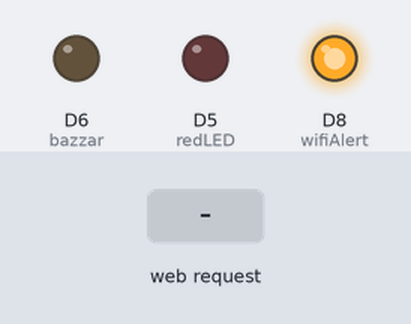
A sketch run on a simulated ESP8266 (NodeMCU). Shown: output pins drawn as LEDs (lit = HIGH). The inputs (shaded band) are chosen by the test bench. WiFi joins after 1.5 s; servers stay silent unless stated; what the sketch prints to the serial monitor is not drawn.

Above: at 2.7 s.
2.8 s: HTTP request GET /control?control=1 received
At 3.3 s:
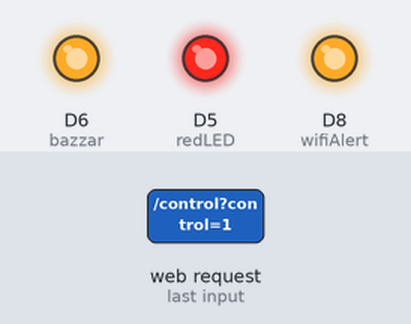
4.3 s: HTTP request GET /control?control=0 received
At 5.6 s:
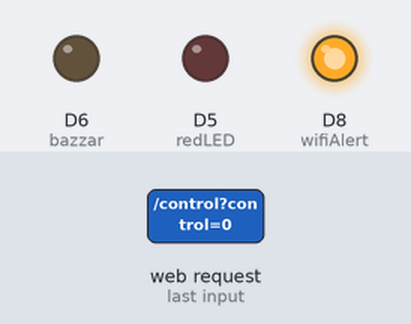
Timing chart, 0 to 7.3 s (numbered marks = the images above; inputs shaded):
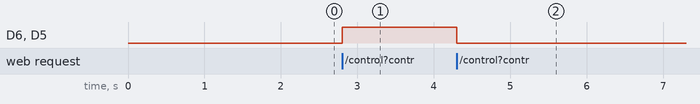

The sketch:

server-create.ino
```cpp
#include <ESP8266WiFi.h>
#include <ESP8266WebServer.h>

const byte redLED = D5;
const byte bazzar = D6;
const byte wifiAlert = D8;

const char *password = "Akib108064";
const char *ssid = "Akib's Personal";

// const char *password = "Akib108064";
// const char *ssid = "Akib's Personal";

// const char *password = "nsl@1122";
// const char *ssid = "Nogor-solutions-1";

ESP8266WebServer server(80);

void setup() {
  pinMode(redLED, OUTPUT);
  pinMode(bazzar, OUTPUT);
  pinMode(wifiAlert, OUTPUT);

  Serial.begin(115200);

  IPAddress ip(192, 168, 1, 200);      // Set your desired IP address
  IPAddress gateway(192, 168, 1, 1);   // Set your gateway IP address
  IPAddress subnet(255, 255, 255, 0);  // Set your subnet mask
  IPAddress dns(192, 168, 1, 1);       // Set your DNS server IP address

  // Set up the Wi-Fi connection with the fixed IP configuration
  WiFi.config(ip, gateway, subnet, dns);

  // Connect to Wi-Fi
  WiFi.begin(ssid, password);
  Serial.print("Connecting to WiFi");
  while (WiFi.status() != WL_CONNECTED) {
    delay(500);
    Serial.print(".");
  }

  Serial.println("");
  Serial.println("WiFi connected");
  Serial.println("IP address: ");
  Serial.println(WiFi.localIP());
  digitalWrite(wifiAlert, HIGH);

  // Route setup
  server.on("/", HTTP_GET, []() {
    server.send(200, "text/plain", "Hello from NodeMCU!");
  });

  server.on("/control", HTTP_GET, []() {
    if (server.hasArg("control")) {
      int control = server.arg("control").toInt();
      if (control == 1) {
        digitalWrite(redLED, HIGH);  // Turn the light on
        digitalWrite(bazzar, HIGH);  // Turn the bazzar on
        server.send(200, "text/plain", "1");
        Serial.print("Turn the light on");
      } else if (control == 0) {
        digitalWrite(redLED, LOW);  // Turn the light off
        digitalWrite(bazzar, LOW);  // Turn the bazar off
        server.send(200, "text/plain", "0");
        Serial.print("Turn the light off");
      } else {
        server.send(400, "text/plain", "Invalid control value");
      }
    } else {
      server.send(400, "text/plain", "Control parameter not provided");
    }
  });

  server.begin();
  Serial.println("HTTP server started");
}

void loop() {
  server.handleClient();
}
```

Measured:
- after the input at 2.8 s, D6 (bazzar), D5 (redLED): LOW → HIGH at once
- after the input at 4.3 s, D6 (bazzar), D5 (redLED): HIGH → LOW at once
